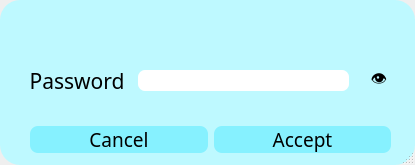
<?xml version="1.0" encoding="UTF-8"?>
<ui version="4.0">
 <class>Dialog</class>
 <widget class="QDialog" name="Dialog">
  <property name="geometry">
   <rect>
    <x>0</x>
    <y>0</y>
    <width>415</width>
    <height>165</height>
   </rect>
  </property>
  <property name="windowTitle">
   <string>Dialog</string>
  </property>
  <property name="sizeGripEnabled">
   <bool>true</bool>
  </property>
  <property name="modal">
   <bool>true</bool>
  </property>
  <widget class="QFrame" name="frame">
   <property name="geometry">
    <rect>
     <x>0</x>
     <y>0</y>
     <width>415</width>
     <height>165</height>
    </rect>
   </property>
   <property name="font">
    <font>
     <family>Bahnschrift Light</family>
    </font>
   </property>
   <property name="styleSheet">
    <string notr="true">background-color: rgb(190, 249, 255);
border-radius: 20;</string>
   </property>
   <property name="frameShape">
    <enum>QFrame::StyledPanel</enum>
   </property>
   <property name="frameShadow">
    <enum>QFrame::Raised</enum>
   </property>
   <widget class="QWidget" name="horizontalLayoutWidget">
    <property name="geometry">
     <rect>
      <x>30</x>
      <y>100</y>
      <width>361</width>
      <height>80</height>
     </rect>
    </property>
    <layout class="QHBoxLayout" name="horizontalLayout">
     <item>
      <widget class="QPushButton" name="cancel_button">
       <property name="font">
        <font>
         <family>Bahnschrift Light</family>
         <pointsize>14</pointsize>
        </font>
       </property>
       <property name="styleSheet">
        <string notr="true">QPushButton{
background-color: rgba(0, 221, 255, 75);
border-radius:8px;
}
QPushButton:hover {
 background-color: rgba(0, 221, 255, 150);
}</string>
       </property>
       <property name="text">
        <string>Cancel</string>
       </property>
      </widget>
     </item>
     <item>
      <widget class="QPushButton" name="accept_button">
       <property name="font">
        <font>
         <family>Bahnschrift Light</family>
         <pointsize>14</pointsize>
        </font>
       </property>
       <property name="styleSheet">
        <string notr="true">
QPushButton{
background-color: rgba(0, 221, 255, 75);
border-radius:8px;
}
QPushButton:hover {
 background-color: rgba(0, 221, 255, 150);
}</string>
       </property>
       <property name="text">
        <string>Accept</string>
       </property>
      </widget>
     </item>
    </layout>
   </widget>
   <widget class="QLabel" name="error_label">
    <property name="geometry">
     <rect>
      <x>0</x>
      <y>100</y>
      <width>415</width>
      <height>20</height>
     </rect>
    </property>
    <property name="font">
     <font>
      <family>Bahnschrift Light</family>
      <pointsize>14</pointsize>
     </font>
    </property>
    <property name="text">
     <string/>
    </property>
    <property name="alignment">
     <set>Qt::AlignCenter</set>
    </property>
   </widget>
   <widget class="QLabel" name="label_2">
    <property name="geometry">
     <rect>
      <x>31</x>
      <y>68</y>
      <width>92</width>
      <height>25</height>
     </rect>
    </property>
    <property name="font">
     <font>
      <family>Bahnschrift Light</family>
      <pointsize>16</pointsize>
     </font>
    </property>
    <property name="text">
     <string>Password</string>
    </property>
    <property name="alignment">
     <set>Qt::AlignCenter</set>
    </property>
   </widget>
   <widget class="QLineEdit" name="password_lineEdit">
    <property name="geometry">
     <rect>
      <x>138</x>
      <y>70</y>
      <width>211</width>
      <height>21</height>
     </rect>
    </property>
    <property name="font">
     <font>
      <pointsize>12</pointsize>
     </font>
    </property>
    <property name="styleSheet">
     <string notr="true">background-color: rgb(255, 255, 255);
border-radius: 7px;</string>
    </property>
   </widget>
   <widget class="QPushButton" name="show_char_button">
    <property name="geometry">
     <rect>
      <x>368</x>
      <y>70</y>
      <width>22</width>
      <height>21</height>
     </rect>
    </property>
    <property name="font">
     <font>
      <family>Bahnschrift Light</family>
      <pointsize>12</pointsize>
      <stylestrategy>PreferAntialias</stylestrategy>
      <kerning>false</kerning>
     </font>
    </property>
    <property name="styleSheet">
     <string notr="true">QPushButton {
}
QPushButton:hover {
font-weight: 700;
}</string>
    </property>
    <property name="text">
     <string>👁</string>
    </property>
   </widget>
   <widget class="QLabel" name="info_label">
    <property name="geometry">
     <rect>
      <x>10</x>
      <y>10</y>
      <width>391</width>
      <height>41</height>
     </rect>
    </property>
    <property name="font">
     <font>
      <family>Bahnschrift Light</family>
      <pointsize>14</pointsize>
     </font>
    </property>
    <property name="text">
     <string/>
    </property>
    <property name="alignment">
     <set>Qt::AlignCenter</set>
    </property>
   </widget>
  </widget>
 </widget>
 <resources/>
 <connections/>
</ui>
